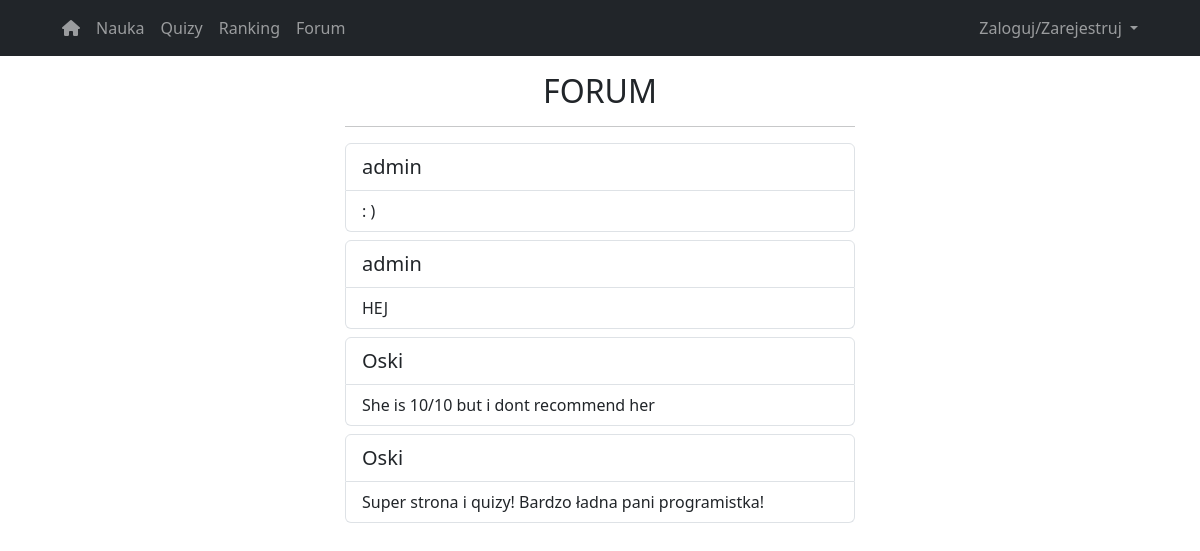
Page /forum on the committed database.
### website/models.py (models this page shows)
class Note(db.Model):
    id = db.Column(db.Integer, primary_key=True)
    data = db.Column(db.String(100))
    date = db.Column(db.DateTime(timezone=True), default=func.now())
    user_id = db.Column(db.Integer, db.ForeignKey('user.first_name'))

### website/auth.py (the view, shortened to what this page needs)
@auth.route('/forum', methods=['GET', 'POST'])
def forum():
    all_notes = Note.query.all()
    return render_template('forum.html', user=current_user, notes=all_notes)

### website/auth.py (called while the page is built)
@auth.before_request
def restrict_access_to_auth_routes():
    if current_user.is_authenticated and request.endpoint in ['auth.login', 'auth.sign_up']:
        return redirect(url_for('auth.mainPage'))

### website/templates/forum.html (shortened to what this page needs)
{% extends 'base.html' %}
{% block content %}
<div class="row align-items-center">
   <div class="mx-auto col-10 col-md-8 col-lg-6">
            <h2 class="text-center">FORUM</h2>
            <hr>
              {% for note in notes|reverse %}
                  <ul class="list-group pb-2">
                   {% if note.user_id == user.first_name %}
                  <li class="list-group-item list-group-item-secondary fs-5">
                  {% else %}
          <li class="list-group-item fs-5"> {% endif %}
                      {{ note.user_id }}
          </li>
                      <li class="list-group-item">{{ note.data }}</li>
          </ul>
                 {% endfor %}
    </div>
</div>
{% endblock %}

### rows in the picture
Note: user_id "admin", data ": )"
Note: user_id "admin", data "HEJ"
Note: user_id "Oski", data "She is 10/10 but i dont recommend her"
Note: user_id "Oski", data "Super strona i quizy! Bardzo ładna pani programistka!"
